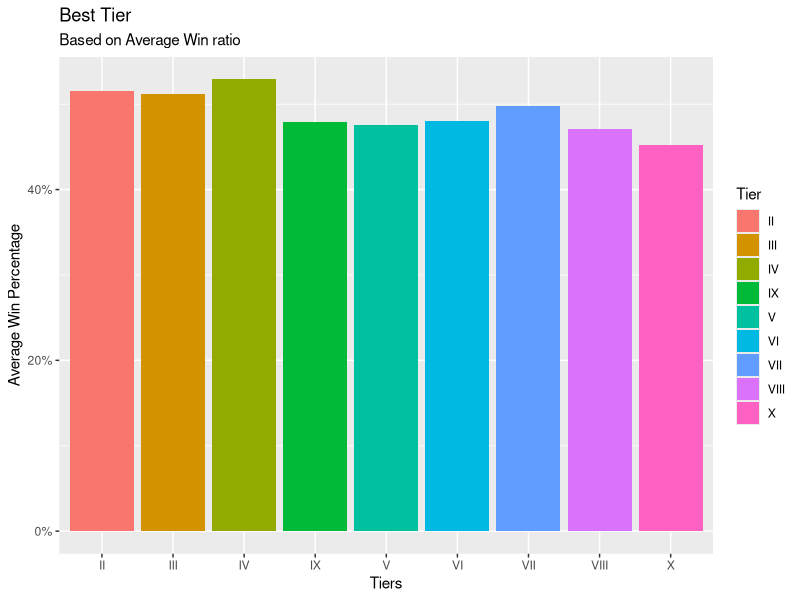
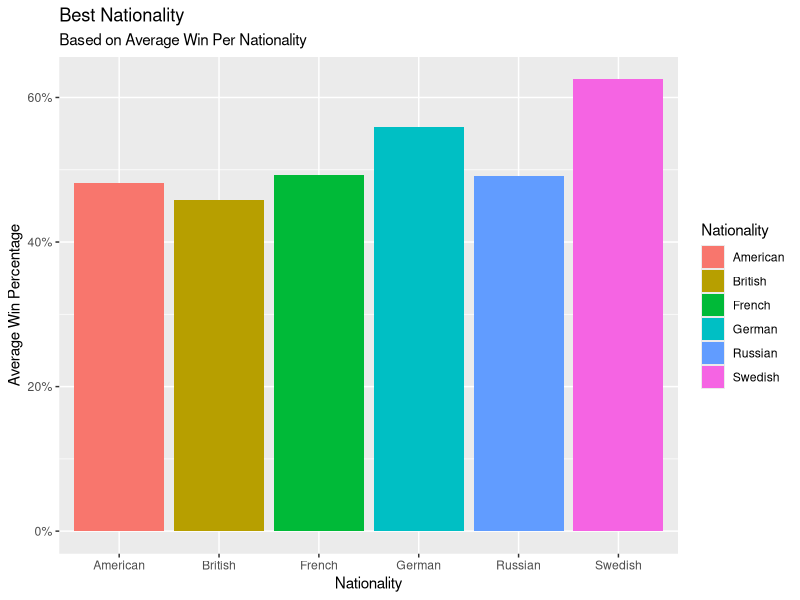
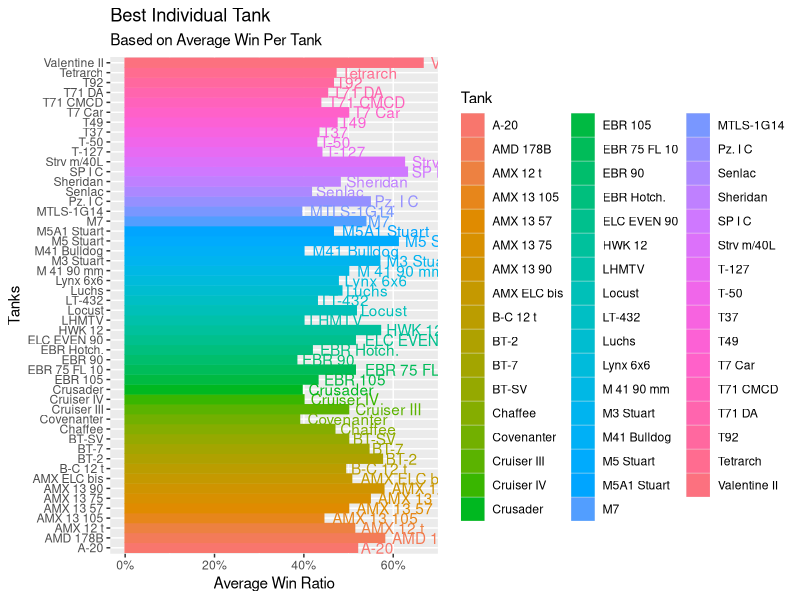

Here is the R script that generated these plots, in order:
library(tidyverse)
library(ggplot2)

tanks <- read.csv("LT History.csv")

tanks$win_ratio <- tanks$Wins/tanks$Games.Played
average_win_ratios_tier <- tanks %>%
  group_by(Tier) %>%
  summarize(average_win= mean(win_ratio, na.rm=TRUE))

p <- ggplot(average_win_ratios_tier, aes(x=Tier, y=average_win, fill=Tier))
p+geom_col()+
  (scale_y_continuous(labels=scales::percent)) +
  labs(x= "Tiers",
       y= "Average Win Percentage",
       title= "Best Tier",
       subtitle = "Based on Average Win ratio")

tanks$win_ratio <- tanks$Wins/tanks$Games.Played
average_win_ratios <- tanks %>%
  group_by(Nationality) %>%
  summarize(average_win= mean(win_ratio))

p <- ggplot(average_win_ratios, aes(x=Nationality, y=average_win, fill=Nationality))
p+geom_col()+(scale_y_continuous(labels=scales::percent)) +
  labs(x= "Nationality",
       y= "Average Win Percentage",
       title= "Best Nationality ",
       subtitle = "Based on Average Win Per Nationality")


tanks$win_ratio <- tanks$Wins/tanks$Games.Played
average_win_ratios_tank <- tanks %>%
  group_by(Tank) %>%
  summarize(average_win= mean(win_ratio))

p <- ggplot(data=average_win_ratios_tank,
            mapping = aes(x=Tank,
                          y=average_win,
                          fill=Tank,
                          color=Tank))

p+geom_col()+geom_text(mapping=aes(label=Tank), hjust=-0.1)+
  coord_flip()+
  (scale_y_continuous(labels=scales::percent)) +
  labs(x="Tanks", 
       y="Average Win Ratio",
       title= "Best Individual Tank",
       subtitle = "Based on Average Win Per Tank")

